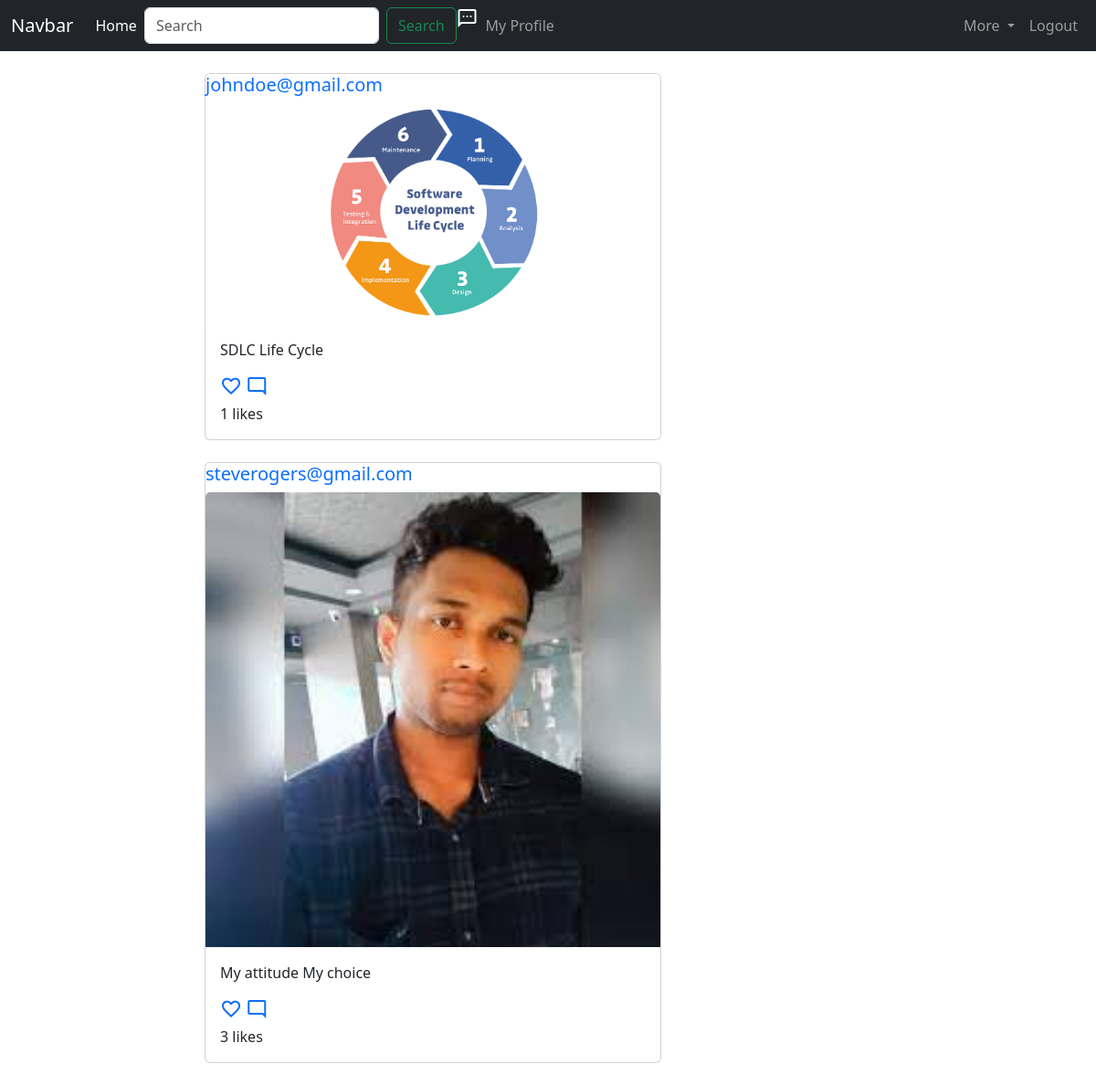
The page / (signed in) on the database its author committed.
### base/models.py (models this page shows, shortened)
class Post(models.Model):
    picture = models.ImageField(null=True, blank=True)
    posted_by = models.ForeignKey(CustomUser, on_delete=models.CASCADE, related_name='posts')
    caption = models.CharField(max_length=100, blank=True, null=True)
    created_at = models.DateTimeField(auto_now_add=True)
    no_of_likes = models.ManyToManyField(CustomUser, related_name="postlikes", blank=True)
    @property
    def ImageURL(self):
        try:
            url = self.picture.url
        except:
            url = ''
        return url

class CustomUser(AbstractUser):
    username = models.CharField(max_length=50, blank=True, null=True)
    email = models.EmailField(_("email address"), unique=True)
    profile_photo = models.ImageField(blank=True, null=True)
    bio = models.TextField(max_length=500, blank=True)
    USERNAME_FIELD = "email"
    REQUIRED_FIELDS = []
    objects = CustomUserManager()
    def __str__(self):
        return self.email

### base/views.py (the view, shortened to what this page needs)
# urls.py: path("", views.home, name="home"),
@login_required(login_url=('login/'))
def home(request):
    posts = Post.objects.order_by('-created_at')
    return render(request, "home.html", {'posts':posts})

### base/templates/home.html (shortened to what this page needs)
{% extends 'base.html' %}
{% block content %}
<div class="container">
  <div class="row">
    <div class="col-md-6">
      {% for post in posts %}
        <div class="card mb-4" style="max-width: 500px">
          <h5 class="card-title">
            <a href="{% url 'user_profile' post.posted_by.id %}" style="text-decoration: none">{{post.posted_by}}</a>
          </h5>
          <a href="{% url 'view_post' post.id%}" style="text-decoration: none; color: inherit;">
            <img
              src="{{ post.ImageURL }}"
              class="card-img-top"
              alt="Post Image"
              style="max-width: 100%; height: auto"
            />
          </a>
          <div class="card-body">
            <p class="card-text">{{post.caption}}</p>
            <div class="row">
              <div class="col-6">
                <form id="likeForm{{ post.id }}" action="{% url 'like_post' post.id %}" method="POST">
                  <a href="#" onclick="toggleLike(event, '{{ post.id }}');" data-post-id="{{ post.id }}" class="like-button"><span class="material-symbols-outlined">favorite</span></a>
                  <span class="material-symbols-outlined">
                    <a href="#">mode_comment</a>
                  </span>
                </form>
              </div>
            </div>
            <p class="card-text">{{post.no_of_likes.count}} likes</p>
          </div>
        </div>
      {% endfor %}
    </div>
  </div>
</div>
{% endblock %}

### static/css/index.css (style rules this page uses)
a { text-decoration: none; }
.container { max-width: 800px; }
.row>* { flex-shrink: 0; width: 100%; max-width: 100%; }

### rows shown on the page
Post: posted_by "johndoe@gmail.com", ImageURL (picture), caption "SDLC Life Cycle", no_of_likes.count "1"
Post: posted_by "steverogers@gmail.com", ImageURL (picture), caption "My attitude My choice", no_of_likes.count "3"
